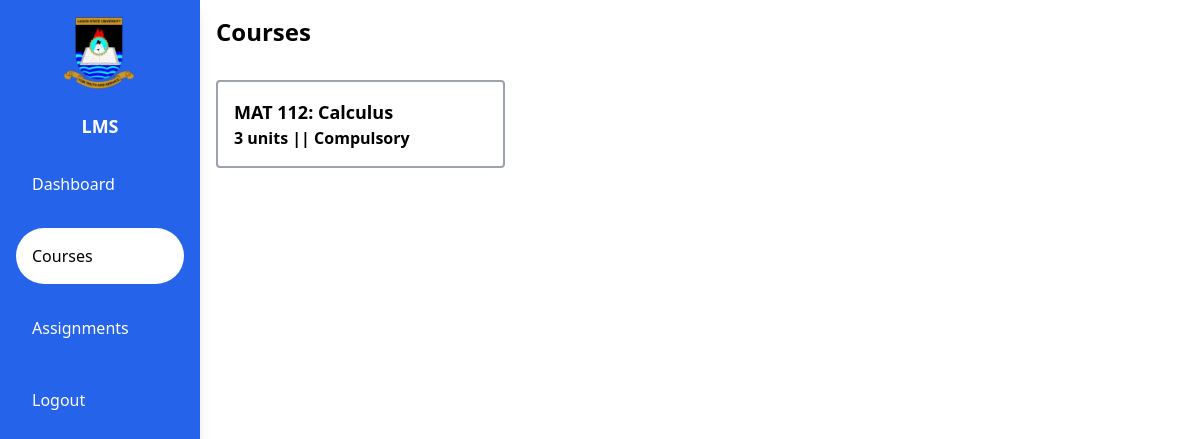
/courses (signed in), run on the app's committed database.
### lms/models.py (models this page shows)
class Course(models.Model):
    COURSE_TYPE_CHOICE = (
        ('Compulsory', 'Compulsory'),
        ('Required', 'Required'),
        ('Elective', 'Elective')
    )
    course_code = models.CharField(max_length=8, null=True)
    course_title = models.CharField(max_length=1000, null=True)
    unit = models.IntegerField(null=True)
    type = models.CharField(max_length=10, choices=COURSE_TYPE_CHOICE, null=True)
    instructor = models.ForeignKey(User, on_delete=models.CASCADE, null=True)

### lms/views.py (the view)
# urls.py: path('courses', views.courses, name='courses'),
@login_required
def courses(request):
    user = request.user
    try:
        if user:
            courses = Course.objects.all().order_by('course_code')
            ctx = {
                'courses': courses
            }
            return render(request, 'lms/courses.html', ctx)
    except AttributeError:
        return render(request, 'lms/index.html')
    return render(request, 'lms/index.html')

### lms/templates/lms/courses.html (shortened to what this page needs)
{% extends "lms/layout.html" %}
{% load static %}
{% block body %}
    <div class="w-full p-4">
        <h1 class="text-2xl font-bold">Courses</h1>
        <div class="mt-8 grid grid-cols-3">
            {% for course in courses %}
            <div class="border-2 border-gray-400 rounded p-4 col-span-1">
                <a href="{% url 'course' course.id %}" class="">
                <h1 class="text-lg font-bold">{{course.course_code}}: {{course.course_title}}</h1>
                <h3 class="font-semibold">{{course.unit}} units || {{course.type}}</h3>
                </a>
            </div>
            {% endfor %}
        </div>
    </div>
{% endblock %}

### data on the page
Course: course_code "MAT 112", course_title "Calculus", unit "3", type "Compulsory"
